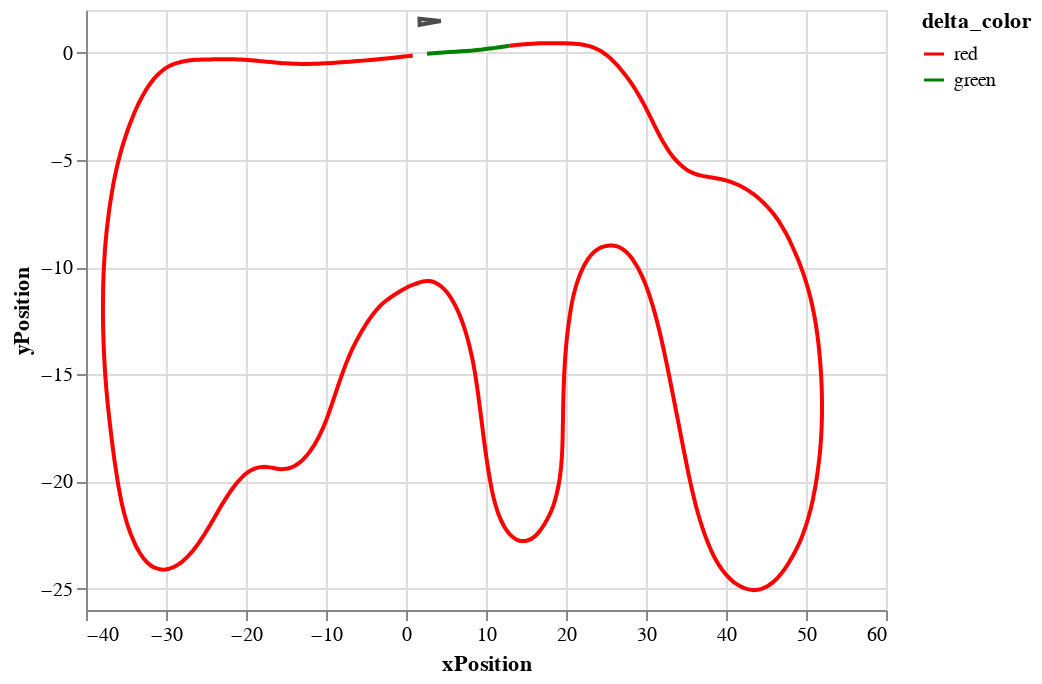

Notebook source saved alongside this figure:
### Code cell
run.laps[2].positions_chart()

### Figure 1 — Vega-Lite specification as saved in the notebook (floating-point values rounded to 4 significant figures; data arrays with more than 128 entries replaced by an {"elided": "..."} marker saying what was removed)
{"config": {"view": {"continuousWidth": 400, "continuousHeight": 300}}, "layer": [{"data": {"name": "data-ec91b0739c89d88fa04f8a4715886d9d"}, "mark": "line", "encoding": {"color": {"field": "delta_color", "scale": {"domain": ["red", "green"], "range": ["red", "green"]}, "type": "nominal"}, "order": {"field": "index", "type": "quantitative"}, "tooltip": [{"field": "TimeStamp", "type": "quantitative"}, {"field": "xPosition", "type": "quantitative"}, {"field": "yPosition", "type": "quantitative"}], "x": {"field": "xPosition", "scale": {"zero": false}, "type": "quantitative"}, "y": {"field": "yPosition", "scale": {"zero": false}, "type": "quantitative"}}}, {"data": {"name": "data-7c5c4b01f4bb420575f939f572a8f822"}, "mark": "point", "encoding": {"angle": {"value": 88.11}, "color": {"value": "black"}, "shape": {"value": "wedge"}, "size": {"value": 150}, "x": {"field": "xPosition", "type": "quantitative"}, "y": {"field": "yPosition", "type": "quantitative"}}}], "$schema": "https://vega.github.io/schema/vega-lite/v4.17.0.json", "datasets": {"data-ec91b0739c89d88fa04f8a4715886d9d": {"elided": "2290 records"}, "data-7c5c4b01f4bb420575f939f572a8f822": [{"xPosition": 2.58, "yPosition": 1.462}]}}
